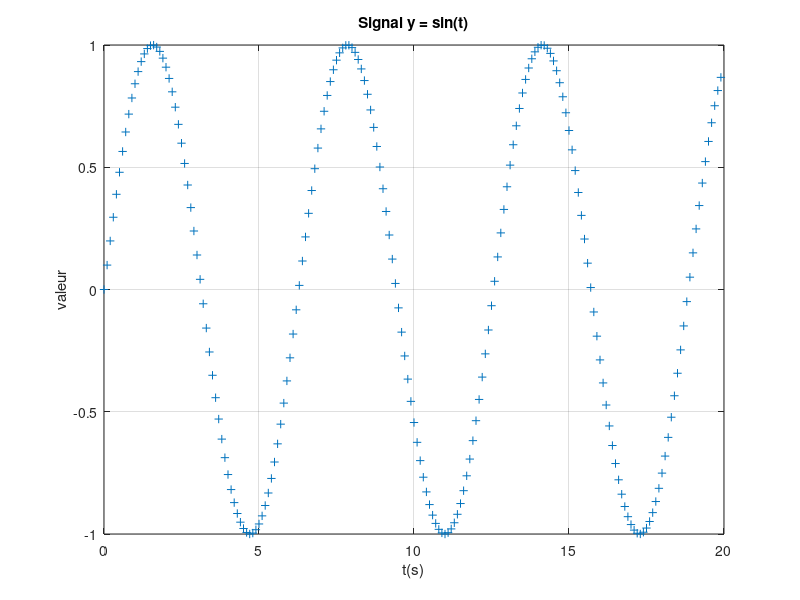

MATLAB code to generate this figure:
% trace1.m

Te = 0.1;
N = 200;
x = 0:Te:(N-1)*Te;  % création d'un vecteur x = [0 Te 2*Te ... (N-1)*Te]
y = sin(x);

figure
plot(x,y,'+')
grid on, zoom on
xlabel('t(s)');
ylabel('valeur');
title('Signal y = sin(t)');
